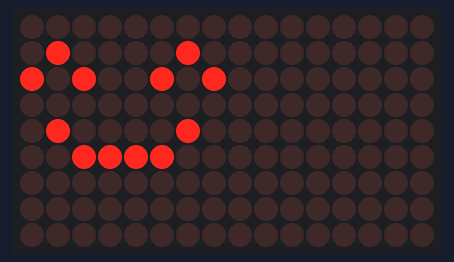
The sketch below on a simulated Arduino Uno, built with avr-gcc and run on an emulated ATmega328P. Shown: 16×9 LED matrix.

Above: at 0.1 s.

The sketch:

led_matrix_emoticon.ino
```cpp
#include <Adafruit_GFX.h>
#include <Adafruit_IS31FL3731.h>

Adafruit_IS31FL3731 matrix = Adafruit_IS31FL3731();
static const uint8_t PROGMEM // 플래시 메모리에 저장하기 위한 지시자

smile_bmp[] = // 이모티콘 배열 선언(생성 사이트 참고)
{
  B00000000,
  B01000010,
  B10100101,
  B00000000,
  B01000010,
  B00111100,
  B00000000,
  B00000000
};

void setup() {
  matrix.begin(); // I2C주소값 선언(0x74)
}

void loop() {
  matrix.setRotation(0); // 디스플레이 위치 값
  matrix.clear(); // LED Matirx 화면 초기화
  // matrix.drawBitmap(float x(x좌표값), float y(y좌표값), text, int width(가로행), int height(세로열), brightness(밝기))
  matrix.drawBitmap(0,0,smile_bmp,8,8,100);

  delay(1000);
  matrix.clear();
  delay(2000);
}
```
